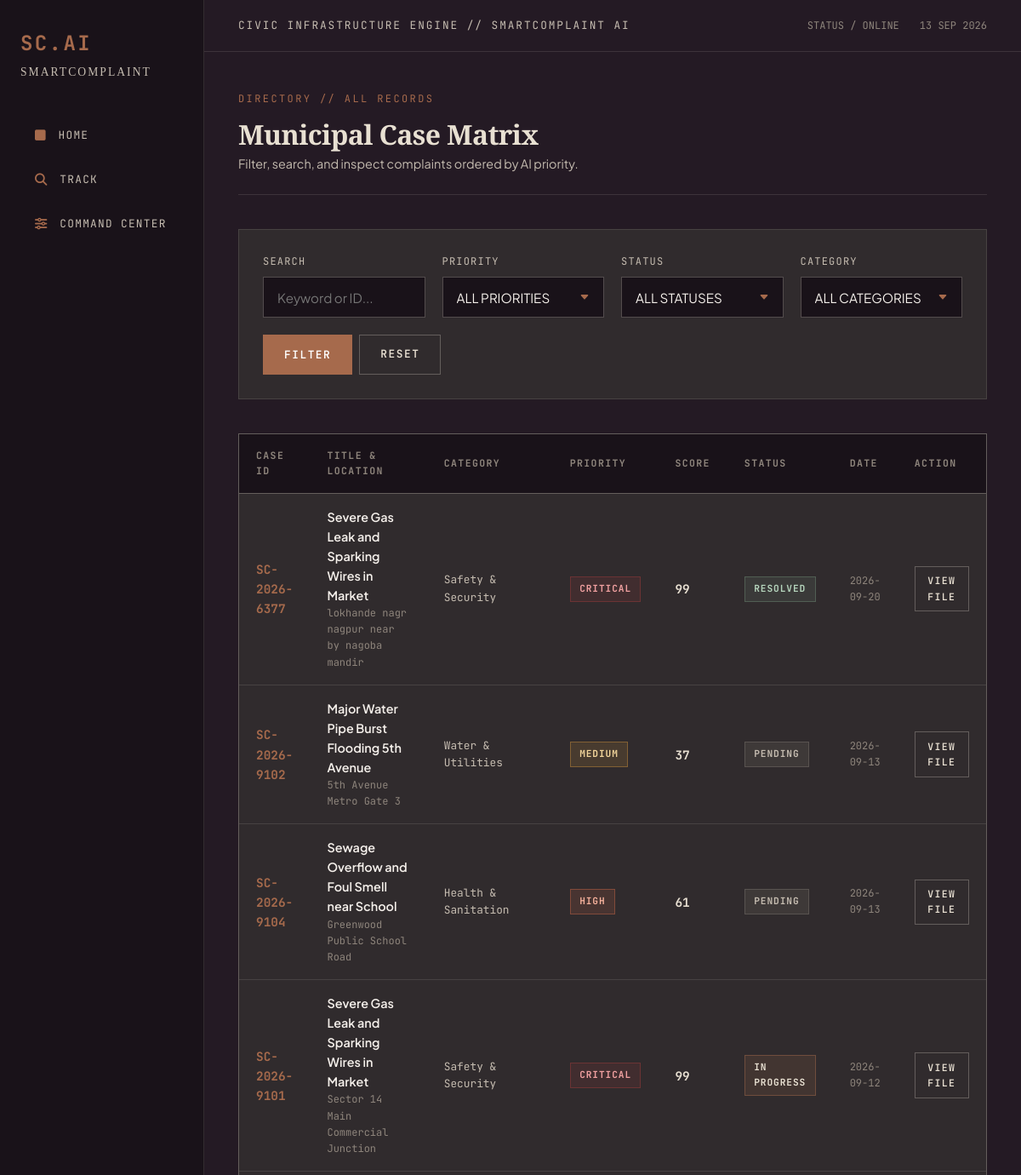
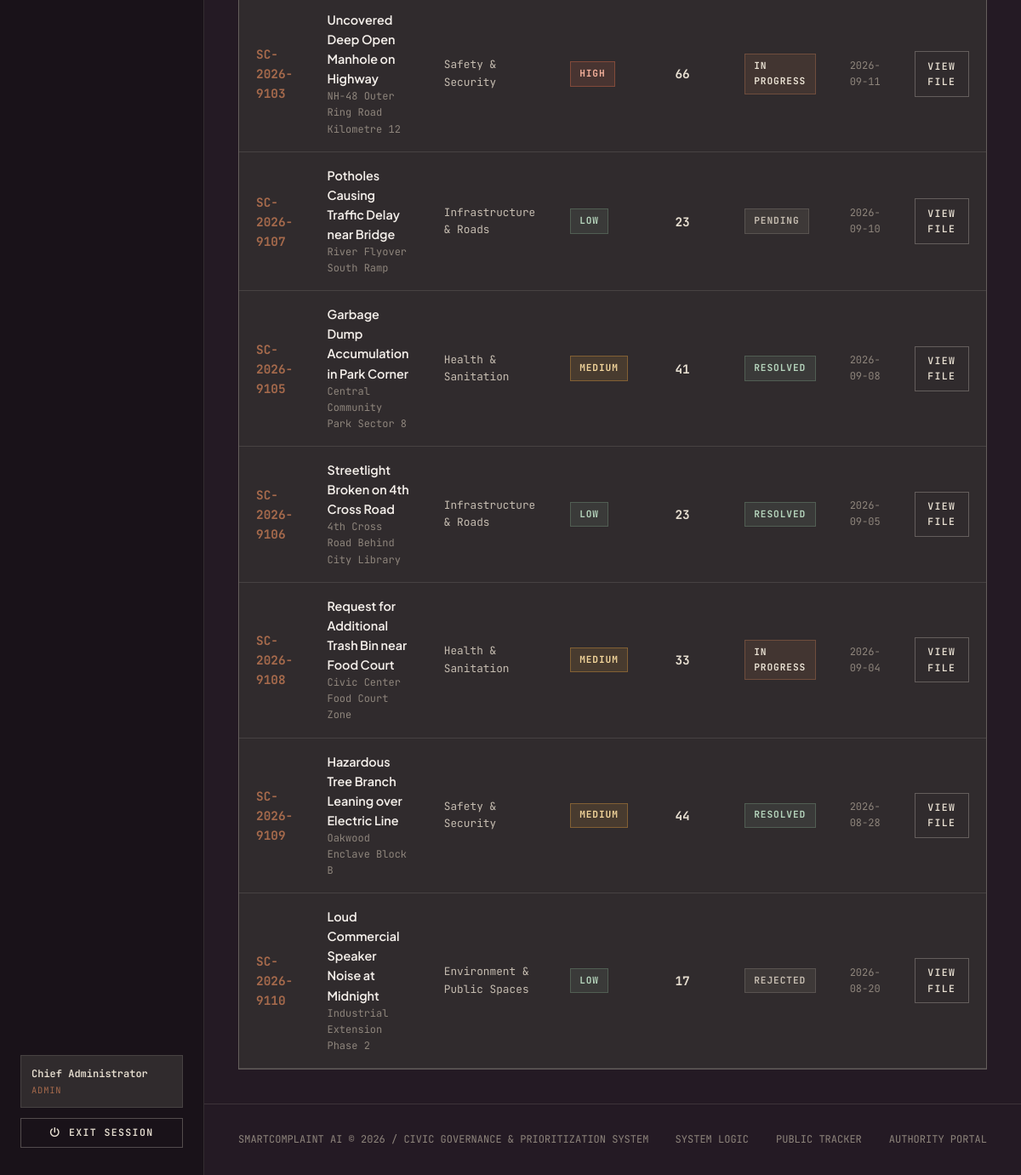
The page /my-complaints (signed in) on the database its author committed (2 pictures, top to bottom).
### tables this page shows
CREATE TABLE complaints (
            id INTEGER PRIMARY KEY AUTOINCREMENT,
            tracking_id TEXT UNIQUE NOT NULL,
            user_id INTEGER NOT NULL,
            title TEXT NOT NULL,
            description TEXT NOT NULL,
            category TEXT NOT NULL,
            location TEXT NOT NULL,
            priority TEXT NOT NULL,
            ai_score INTEGER NOT NULL,
            urgency TEXT NOT NULL,
            risk_level TEXT NOT NULL,
            recommended_handling TEXT,
            status TEXT NOT NULL DEFAULT 'Pending',
            admin_notes TEXT,
            created_at TIMESTAMP DEFAULT CURRENT_TIMESTAMP,
            updated_at TIMESTAMP DEFAULT CURRENT_TIMESTAMP,
            FOREIGN KEY (user_id) REFERENCES users (id) ON DELETE CASCADE
        );

### app.py (the view)
@app.route('/complaints')
@app.route('/my-complaints')
@login_required
def my_complaints():
    user_id = session['user_id']
    is_admin = (session.get('role') == 'admin')
    priority_filter = request.args.get('priority')
    status_filter = request.args.get('status')
    category_filter = request.args.get('category')
    search_term = request.args.get('search')
    conn = get_db_connection()
    cursor = conn.cursor()
    query = "SELECT c.*, COALESCE(u.name, 'Citizen') as citizen_name FROM complaints c LEFT JOIN users u ON c.user_id = u.id WHERE 1=1"
    params = []
    if not is_admin:
        query += " AND c.user_id = ?"
        params.append(user_id)
    if priority_filter and priority_filter != 'ALL':
        query += " AND c.priority = ?"
        params.append(priority_filter)
    if status_filter and status_filter != 'ALL':
        query += " AND c.status = ?"
        params.append(status_filter)
    if category_filter and category_filter != 'ALL':
        query += " AND c.category = ?"
        params.append(category_filter)
    if search_term:
        query += " AND (c.title LIKE ? OR c.description LIKE ? OR c.tracking_id LIKE ? OR c.location LIKE ?)"
        term = f"%{search_term.strip()}%"
        params.extend([term, term, term, term])
    query += " ORDER BY c.created_at DESC"
    cursor.execute(query, params)
    complaints = cursor.fetchall()
    conn.close()
    return render_template('complaints.html', complaints=complaints,
                           priority_filter=priority_filter,
                           status_filter=status_filter,
                           category_filter=category_filter,
                           search_term=search_term)

### app.py (called while the page is built)
def login_required(f):
    @wraps(f)
    def decorated_function(*args, **kwargs):
        if 'user_id' not in session:
            flash("Please log in to access this page.", "warning")
            return redirect(url_for('login', next=request.url))
        return f(*args, **kwargs)
    return decorated_function

@app.context_processor
def inject_user():
    return dict(
        current_user={
            'id': session.get('user_id'),
            'name': session.get('user_name'),
            'email': session.get('user_email'),
            'role': session.get('role', 'guest')
        } if 'user_id' in session else None
    )

### database.py (called while the page is built, shortened)
def get_db_path():
    base_dir = os.path.dirname(os.path.abspath(__file__))
    default_db = os.path.join(base_dir, "smart_complaint.db")
    is_serverless = bool(os.environ.get("VERCEL") or os.environ.get("AWS_LAMBDA_FUNCTION_NAME"))
    is_readonly = not os.access(base_dir, os.W_OK)
    return default_path if 'default_path' in locals() else default_db

def get_db_connection():
    conn = sqlite3.connect(get_db_path())
    conn.row_factory = sqlite3.Row
    return conn

### templates/complaints.html (shortened to what this page needs)
{% extends "base.html" %}
{% block content %}
<div style="border-bottom: 1px solid var(--border-subtle); padding-bottom: 1.5rem; margin-bottom: 2.5rem; display: flex; justify-content: space-between; align-items: flex-end; flex-wrap: wrap; gap: 1rem;">
  <div>
    <div class="section-num">DIRECTORY // ALL RECORDS</div>
    <h1 class="editorial-heading" style="margin-bottom: 0.25rem;">
      {% if session.get('role') == 'admin' %}Municipal Case Matrix{% else %}My Complaint Records{% endif %}
    </h1>
    <p style="color: var(--text-muted); font-size: 0.9rem;">
      Filter, search, and inspect complaints ordered by AI priority.
    </p>
  </div>
</div>
<div style="border: 1px solid var(--border-subtle); background: var(--bg-surface); padding: 1.75rem; margin-bottom: 2.5rem;">
  <form action="{{ url_for('my_complaints') }}" method="GET" style="display: grid; grid-template-columns: repeat(auto-fit, minmax(160px, 1fr)); gap: 1.25rem; align-items: end;">
    <div>
      <label class="form-label">SEARCH</label>
      <input type="text" name="search" class="form-control-editorial" placeholder="Keyword or ID..." value="{{ search_term or '' }}">
    </div>
    <div>
      <label class="form-label">PRIORITY</label>
      <select name="priority" class="form-control-editorial">
        <option value="ALL" {% if priority_filter == 'ALL' or not priority_filter %}selected{% endif %}>ALL PRIORITIES</option>
      </select>
    </div>
    <div>
      <label class="form-label">STATUS</label>
      <select name="status" class="form-control-editorial">
        <option value="ALL" {% if status_filter == 'ALL' or not status_filter %}selected{% endif %}>ALL STATUSES</option>
      </select>
    </div>
    <div>
      <label class="form-label">CATEGORY</label>
      <select name="category" class="form-control-editorial">
        <option value="ALL" {% if category_filter == 'ALL' or not category_filter %}selected{% endif %}>ALL CATEGORIES</option>
      </select>
    </div>
    <div style="display: flex; gap: 0.5rem;">
      <button type="submit" class="btn-editorial btn-editorial-primary" style="flex: 1;">FILTER</button>
      <a href="{{ url_for('my_complaints') }}" class="btn-editorial btn-editorial-secondary">RESET</a>
    </div>
  </form>
</div>
<div class="table-editorial-wrapper">
  {% if complaints %}
    <table class="table-editorial">
      <thead>
        <tr>
          <th>CASE ID</th>
          <th>TITLE & LOCATION</th>
          <th>CATEGORY</th>
          <th>PRIORITY</th>
          <th>SCORE</th>
          <th>STATUS</th>
          <th>DATE</th>
          <th>ACTION</th>
        </tr>
      </thead>
      <tbody>
        {% for c in complaints %}
          <tr>
            <td style="font-family: var(--font-mono); font-weight: 700; color: var(--accent-copper);">
              {{ c.tracking_id }}
            </td>
            <td>
              <a href="{{ url_for('complaint_detail', id=c.id) }}" style="color: var(--text-main); font-weight: 600; text-decoration: none;">
                {{ c.title }}
              </a>
              <div style="font-family: var(--font-mono); font-size: 0.75rem; color: var(--text-dim);">
                {{ c.location }}
              </div>
            </td>
            <td style="font-family: var(--font-mono); font-size: 0.8rem; color: var(--text-muted);">
              {{ c.category }}
            </td>
            <td>
              {% if c.priority == 'CRITICAL' %}
                <span class="status-tag status-critical">CRITICAL</span>
              {% elif c.priority == 'HIGH' %}
                <span class="status-tag status-high">HIGH</span>
              {% elif c.priority == 'MEDIUM' %}
                <span class="status-tag status-medium">MEDIUM</span>
              {% else %}
                <span class="status-tag status-low">LOW</span>
              {% endif %}
            </td>
            <td style="font-family: var(--font-mono); font-weight: 700; color: var(--color-ivory);">
              {{ c.ai_score }}
            </td>
            <td>
              {% if c.status == 'Pending' %}
                <span class="status-tag status-pending">PENDING</span>
              {% elif c.status == 'In Progress' %}
                <span class="status-tag status-in-progress">IN PROGRESS</span>
              {% elif c.status == 'Resolved' %}
                <span class="status-tag status-resolved">RESOLVED</span>
              {% else %}
                <span class="status-tag status-pending">REJECTED</span>
              {% endif %}
            </td>
            <td style="font-family: var(--font-mono); font-size: 0.75rem; color: var(--text-dim);">
              {{ c.created_at[:10] }}
            </td>
            <td>
              <a href="{{ url_for('complaint_detail', id=c.id) }}" class="btn-editorial btn-editorial-secondary btn-sm">
                View File
              </a>
            </td>
          </tr>
        {% endfor %}
      </tbody>
    </table>
  {% else %}
    <div style="padding: 4rem; text-align: center; font-family: var(--font-mono); color: var(--text-muted);">
      NO CASE RECORDS MATCH THE SPECIFIED FILTERS.
    </div>
  {% endif %}
</div>
{% endblock %}

### templates/base.html (shortened to what this page needs)
<!DOCTYPE html>
<html lang="en">
<head>
  <link rel="stylesheet" href="https://cdnjs.cloudflare.com/ajax/libs/font-awesome/6.5.1/css/all.min.css">
  <link rel="stylesheet" href="{{ url_for('static', filename='css/styles.css') }}">
</head>
<body>
  <div class="app-shell">
    <aside class="nav-rail">
      <div>
        <a href="{{ url_for('index') }}" class="brand-mark">
          <span class="brand-code">SC.AI</span>
          <span class="brand-title">SmartComplaint</span>
        </a>
        <ul class="nav-menu">
          <li>
            <a href="{{ url_for('index') }}" class="nav-item-link {% if request.endpoint == 'index' %}active{% endif %}">
              <i class="fa-solid fa-square"></i> Home
            </a>
          </li>
          <li>
            <a href="{{ url_for('track_complaint') }}" class="nav-item-link {% if request.endpoint == 'track_complaint' %}active{% endif %}">
              <i class="fa-solid fa-magnifying-glass"></i> Track
            </a>
          </li>
          {% if session.get('user_id') %}
            {% if session.get('role') == 'admin' %}
              <li>
                <a href="{{ url_for('admin_overview') }}" class="nav-item-link {% if 'admin' in (request.endpoint or '') %}active{% endif %}">
                  <i class="fa-solid fa-sliders"></i> Command Center
                </a>
              </li>
            {% endif %}
          {% endif %}
        </ul>
      </div>
      <div class="nav-bottom-actions">
        {% if session.get('user_id') %}
          <div class="user-profile-badge">
            <div class="user-profile-name">{{ session.get('user_name') }}</div>
            <div class="user-profile-role">{{ session.get('role') }}</div>
          </div>
          <a href="{{ url_for('logout') }}" class="btn-editorial btn-editorial-secondary btn-sm" style="width: 100%;">
            <i class="fa-solid fa-power-off"></i> Exit Session
          </a>
        {% else %}
          <a href="{{ url_for('login') }}" class="btn-editorial btn-editorial-primary btn-sm" style="width: 100%;">
            Access Portal
          </a>
        {% endif %}
      </div>
    </aside>
    <div class="viewport-content">
      <header class="viewport-topbar">
        <div class="topbar-title">
          CIVIC INFRASTRUCTURE ENGINE // SMARTCOMPLAINT AI
        </div>
        <div class="topbar-meta">
          <span>STATUS / ONLINE</span>
          <span>13 SEP 2026</span>
        </div>
      </header>
      <main class="viewport-main">
        {% block content %}{% endblock %}
      </main>
      <footer class="viewport-footer">
        <div>
          SMARTCOMPLAINT AI &copy; 2026 / CIVIC GOVERNANCE & PRIORITIZATION SYSTEM
        </div>
        <div style="display: flex; gap: 2rem;">
          <a href="{{ url_for('index') }}" style="color: var(--text-dim); text-decoration: none;">SYSTEM LOGIC</a>
          <a href="{{ url_for('track_complaint') }}" style="color: var(--text-dim); text-decoration: none;">PUBLIC TRACKER</a>
          <a href="{{ url_for('login') }}" style="color: var(--text-dim); text-decoration: none;">AUTHORITY PORTAL</a>
        </div>
      </footer>
    </div>
  </div>
</body>
</html>

### rows shown on the page
complaints: tracking_id "SC-2026-6377", title "Severe Gas Leak and Sparking Wires in Market", location "lokhande nagr nagpur near by nagoba mandir", category "Safety & Security", priority "CRITICAL", ai_score "99", status "RESOLVED", created_at "2026-09-20"
complaints: tracking_id "SC-2026-9102", title "Major Water Pipe Burst Flooding 5th Avenue", location "5th Avenue Metro Gate 3", category "Water & Utilities", priority "MEDIUM", ai_score "37", status "PENDING", created_at "2026-09-13"
complaints: tracking_id "SC-2026-9104", title "Sewage Overflow and Foul Smell near School", location "Greenwood Public School Road", category "Health & Sanitation", priority "HIGH", ai_score "61", status "PENDING", created_at "2026-09-13"
complaints: tracking_id "SC-2026-9101", title "Severe Gas Leak and Sparking Wires in Market", location "Sector 14 Main Commercial Junction", category "Safety & Security", priority "CRITICAL", ai_score "99", status "IN PROGRESS", created_at "2026-09-12"
complaints: tracking_id "SC-2026-9103", title "Uncovered Deep Open Manhole on Highway", location "NH-48 Outer Ring Road Kilometre 12", category "Safety & Security", priority "HIGH", ai_score "66", status "IN PROGRESS", created_at "2026-09-11"
complaints: tracking_id "SC-2026-9107", title "Potholes Causing Traffic Delay near Bridge", location "River Flyover South Ramp", category "Infrastructure & Roads", priority "LOW", ai_score "23", status "PENDING", created_at "2026-09-10"
complaints: tracking_id "SC-2026-9105", title "Garbage Dump Accumulation in Park Corner", location "Central Community Park Sector 8", category "Health & Sanitation", priority "MEDIUM", ai_score "41", status "RESOLVED", created_at "2026-09-08"
complaints: tracking_id "SC-2026-9106", title "Streetlight Broken on 4th Cross Road", location "4th Cross Road Behind City Library", category "Infrastructure & Roads", priority "LOW", ai_score "23", status "RESOLVED", created_at "2026-09-05"
complaints: tracking_id "SC-2026-9108", title "Request for Additional Trash Bin near Food Court", location "Civic Center Food Court Zone", category "Health & Sanitation", priority "MEDIUM", ai_score "33", status "IN PROGRESS", created_at "2026-09-04"
complaints: tracking_id "SC-2026-9109", title "Hazardous Tree Branch Leaning over Electric Line", location "Oakwood Enclave Block B", category "Safety & Security", priority "MEDIUM", ai_score "44", status "RESOLVED", created_at "2026-08-28"
complaints: tracking_id "SC-2026-9110", title "Loud Commercial Speaker Noise at Midnight", location "Industrial Extension Phase 2", category "Environment & Public Spaces", priority "LOW", ai_score "17", status "REJECTED", created_at "2026-08-20"

### other values the page prints
{{ session.get('user_name') }} "Chief Administrator"
{{ session.get('role') }} "ADMIN"
